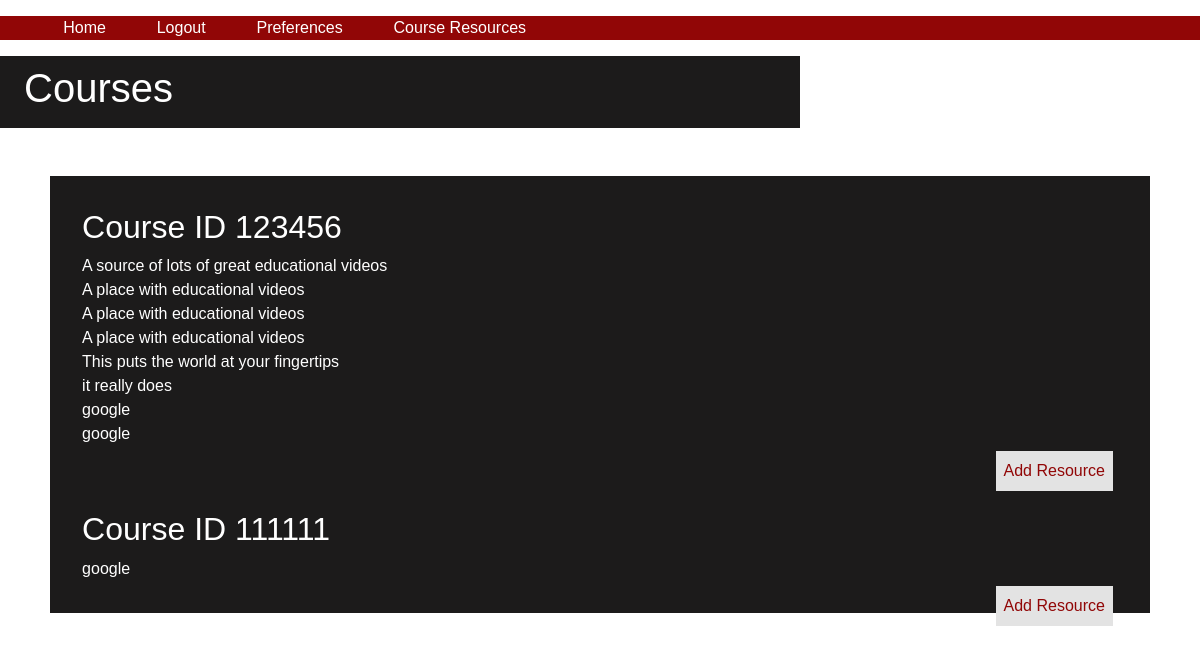
The page /courses (signed in) on the database as committed earlier.
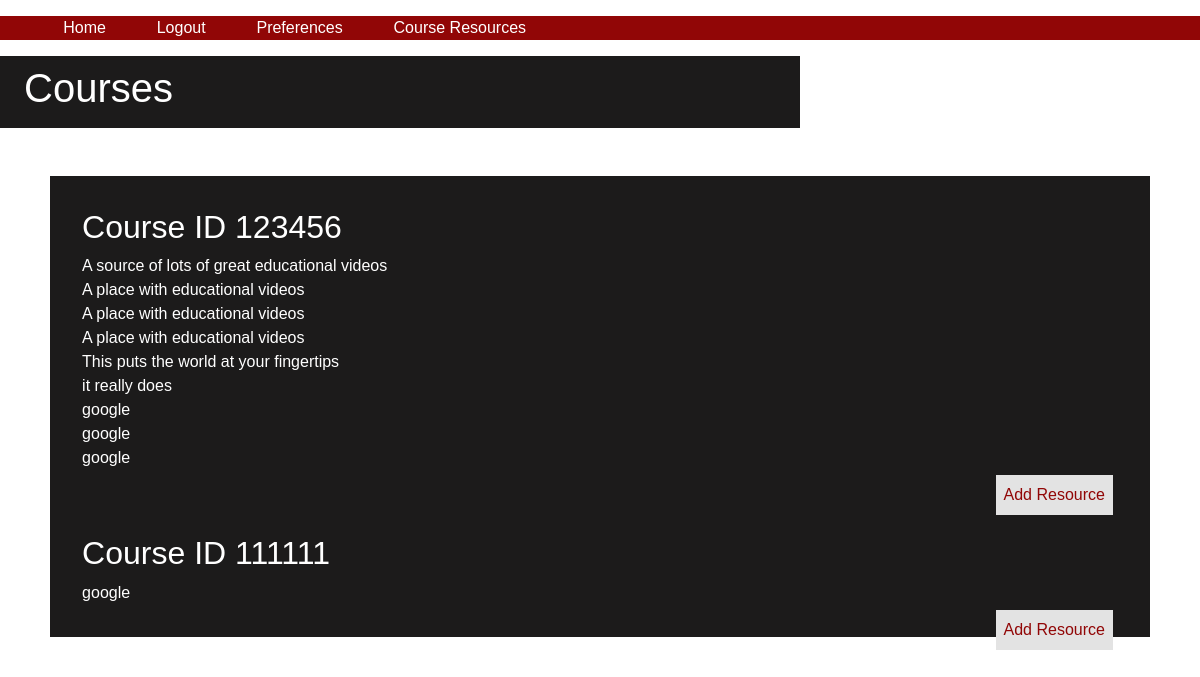
The same page on the database as committed later.
### tables this page shows
CREATE TABLE courses (id INTEGER, course TEXT NOT NULL, url TEXT NOT NULL, title TEXT NOT NULL, PRIMARY KEY(id));

### app.py (the view)
@app.route("/courses", methods=["GET", "POST"])
@login_required
def courses():
    if request.method == "POST":
        course = request.form.get('resourceCourse')
        resourcelink = request.form.get("resourceLink")
        resourcetitle = request.form.get("resourceTitle")
        print(course)
        print(resourcelink)
        print(resourcetitle)
        db.execute("INSERT INTO courses (course, url, title) VALUES (?, ?, ?)", course, resourcelink, resourcetitle)
        coursesDict = db.execute("SELECT DISTINCT course FROM prefs WHERE email = ?", session["user_id"])
        courses = []
        for courseDict in coursesDict:
            courses.append(courseDict["course"])
        resources = {}
        for course in courses:
           tempDict = db.execute("SELECT title, url FROM courses WHERE course = ?;", course)
           for temp in tempDict:
                try:
                    resources[course] = resources[course] + [temp["title"], temp["url"]]
                except:
                    resources[course] = [temp["title"], temp["url"]]
        return render_template("courses.html", courses = courses, resources = resources)
    else:
        coursesDict = db.execute("SELECT DISTINCT course FROM prefs WHERE email = ?", session["user_id"])
        courses = []
        for courseDict in coursesDict:
            courses.append(courseDict["course"])
        resources = {}
        for course in courses:
            tempDict = db.execute("SELECT title, url FROM courses WHERE course = ?;", course)
            for temp in tempDict:
                try:
                    resources[course] = resources[course] + [temp["title"], temp["url"]]
                except:
                    resources[course] = [temp["title"], temp["url"]]
        return render_template("courses.html", courses = courses, resources = resources)

### login.py (called while the page is built)
def login_required(f):
    @wraps(f)
    def decorated_function(*args, **kwargs):
        if session.get("user_id") is None:
            return redirect("/login")
        return f(*args, **kwargs)
    return decorated_function

### templates/courses.html (shortened to what this page needs)
{% extends "layout.html" %}
{% block main %}
    <div class="col-sm-8 type1">
        <h1>Courses</h1>
    </div>
    <div class="container-fluid">
        <br>
        <br>
        {% set count = namespace(value=0) %}
        {% for course in courses %}
            <div class="section">
                <h2>Course ID {{ course }}</h2>
                {% if resources[course] is defined %}
                    {% for n in range(0, (resources[course])|length -1, 2)%}
                        <a href={{resources[course][n+1]}} style = "display: block">{{ resources[course][n] }}</a>
                    {% endfor %}
                {% endif %}
                {% set count.value = count.value + 6 %}
                <button id={{count.value}} class = "buttoncount">Add Resource</button>
            </div>
        {% endfor %}
    </div>
{% endblock %}

### templates/layout.html (shortened to what this page needs)
<!DOCTYPE html>
<html lang="en">
    <head>
        <link rel="stylesheet" href="https://cdn.jsdelivr.net/npm/bootstrap@4.5.3/dist/css/bootstrap.min.css">
        <link href="/static/style.css" rel="stylesheet">
    </head>
    <body>
        <div class="selections">
            {% if session["user_id"] %}
                <ul>
                    <li><a href="/main">Home</a></li>
                    <li><a href="/logout">Logout</a></li>
                    <li><a href="/prefs">Preferences</a></li>
                    <li><a href="/courses">Course Resources</a></li>
                </ul>
            {% else %}
                <ul>
                    <li><a href="/main">Home</a></li>
                    <li><a href="/register">Register</a></li>
                    <li><a href="/login">Login</a></li>
                </ul>
            {% endif %}
        </div>
        <main>
            {% block main %}{% endblock %}
        </main>
    </body>
</html>

### static/style.css (style rules this page uses)
* { font-family: 'verdana', sans-serif; }
.type1 { background-color: #1c1b1b; color: #fff; padding: 0.5rem 1.5rem; font-size: 24px; }
.selections { background-color: #910606; margin: 1rem 0rem; }
li { display: inline; padding: 2%; }
a { color: #fff; }
button { background-color: #e3e3e3; color: #910606; border: none; font-size: 16px; padding: 8px 8px; margin: 5px; float: right; }
.section { padding: 2rem; background-color: #1c1b1b; color: #fff; margin: 0% 3%; }

Rows that differ between the two databases and show on the page:
added courses: title "google"
